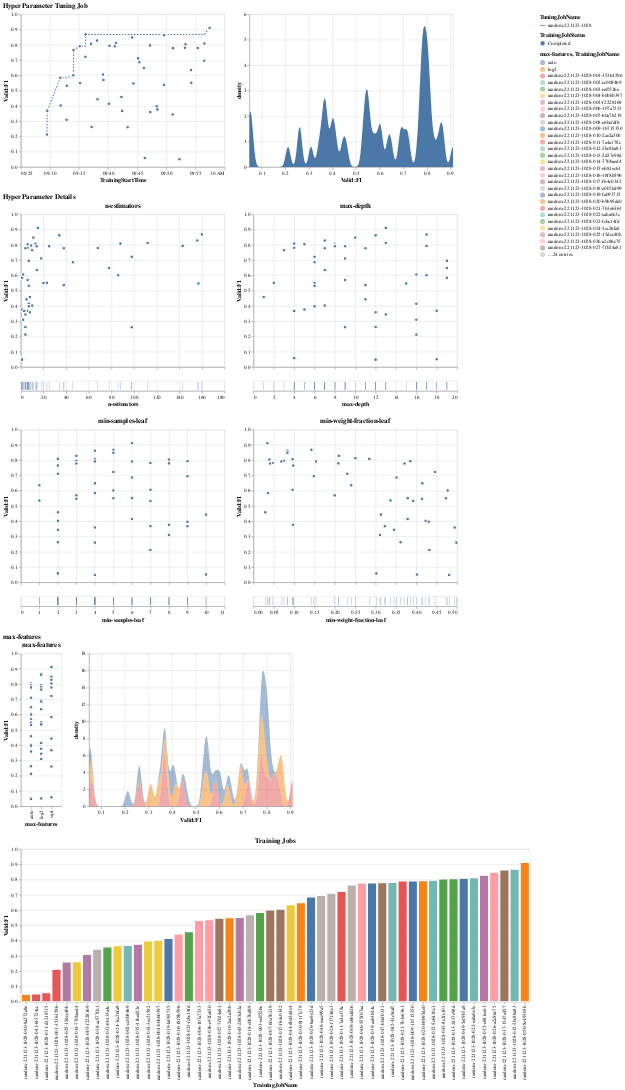

The code cell stored with this chart in its notebook:
### Markdown cell above
### Random

### Code cell
visualize_tuning_job(random_tuner, advanced=True, trials_only=True)
